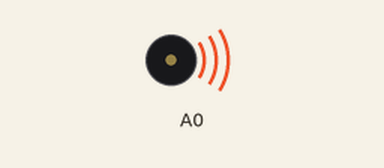
This program was run on a simulated Arduino Mega 2560, built with avr-gcc and run on an emulated ATmega2560. On the bench: buzzer (waves = sounding). What the program prints to the serial monitor is not drawn.

Above: at 0.12 s.
Timing chart, 0 to 4.6 s (numbered marks = the images above):
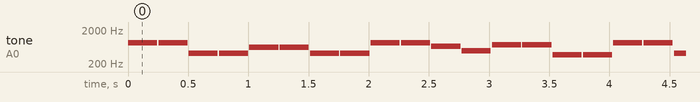

Measured:
- by itself, tone on A0: plays 831 Hz for 0.24 s, 831 Hz for 0.24 s, 415 Hz for 0.24 s, 415 Hz for 0.24 s, 622 Hz for 0.24 s, 622 Hz for 0.24 s … (519 notes in this stretch)

The program:

main.cpp
```cpp
#include <Arduino.h>

#define NOTE_B0 31
#define NOTE_C1 33
#define NOTE_CS1 35
#define NOTE_D1 37
#define NOTE_DS1 39
#define NOTE_E1 41
#define NOTE_F1 44
#define NOTE_FS1 46
#define NOTE_G1 49
#define NOTE_GS1 52
#define NOTE_A1 55
#define NOTE_AS1 58
#define NOTE_B1 62
#define NOTE_C2 65
#define NOTE_CS2 69
#define NOTE_D2 73
#define NOTE_DS2 78
#define NOTE_E2 82
#define NOTE_F2 87
#define NOTE_FS2 93
#define NOTE_G2 98
#define NOTE_GS2 104
#define NOTE_A2 110
#define NOTE_AS2 117
#define NOTE_B2 123
#define NOTE_C3 131
#define NOTE_CS3 139
#define NOTE_D3 147
#define NOTE_DS3 156
#define NOTE_E3 165
#define NOTE_F3 175
#define NOTE_FS3 185
#define NOTE_G3 196
#define NOTE_GS3 208
#define NOTE_A3 220
#define NOTE_AS3 233
#define NOTE_B3 247
#define NOTE_C4 262
#define NOTE_CS4 277
#define NOTE_D4 294
#define NOTE_DS4 311
#define NOTE_E4 330
#define NOTE_F4 349
#define NOTE_FS4 370
#define NOTE_G4 392
#define NOTE_GS4 415
#define NOTE_A4 440
#define NOTE_AS4 466
#define NOTE_B4 494
#define NOTE_C5 523
#define NOTE_CS5 554
#define NOTE_D5 587
#define NOTE_DS5 622
#define NOTE_E5 659
#define NOTE_F5 698
#define NOTE_FS5 740
#define NOTE_G5 784
#define NOTE_GS5 831
#define NOTE_A5 880
#define NOTE_AS5 932
#define NOTE_B5 988
#define NOTE_C6 1047
#define NOTE_CS6 1109
#define NOTE_D6 1175
#define NOTE_DS6 1245
#define NOTE_E6 1319
#define NOTE_F6 1397
#define NOTE_FS6 1480
#define NOTE_G6 1568
#define NOTE_GS6 1661
#define NOTE_A6 1760
#define NOTE_AS6 1865
#define NOTE_B6 1976
#define NOTE_C7 2093
#define NOTE_CS7 2217
#define NOTE_D7 2349
#define NOTE_DS7 2489
#define NOTE_E7 2637
#define NOTE_F7 2794
#define NOTE_FS7 2960
#define NOTE_G7 3136
#define NOTE_GS7 3322
#define NOTE_A7 3520
#define NOTE_AS7 3729
#define NOTE_B7 3951
#define NOTE_C8 4186
#define NOTE_CS8 4435
#define NOTE_D8 4699
#define NOTE_DS8 4978

int bpm = 119;

struct Note
{
  int frequency;
  float time;
  float duration;
};
//FADED - Note notes[] = {{NOTE_FS5, 0, 0.5}, {NOTE_FS5, 0.5, 0.5}, {NOTE_DS5, 1, 0.5}, {NOTE_FS5, 1.5, 0.5}, {NOTE_DS5, 2, 0.5}, {NOTE_FS5, 2.5, 0.5}, {NOTE_GS5, 3, 0.5}, {NOTE_AS5, 3.5, 1}, {NOTE_FS5, 4.5, 0.5}, {NOTE_FS5, 5, 0.5}, {NOTE_CS5, 5.5, 0.75}, {NOTE_AS5, 6.25, 3.25}, {NOTE_FS5, 10, 0.5}, {NOTE_FS5, 10.5, 0.5}, {NOTE_FS5, 11, 0.5}, {NOTE_E5, 11.5, 1.5}, {NOTE_E5, 13, 0.5}, {NOTE_E5, 13.5, 0.5}, {NOTE_DS5, 14, 0.5}, {NOTE_FS5, 14.5, 1}, {NOTE_FS5, 16, 0.5}, {NOTE_FS5, 16.5, 0.5}, {NOTE_DS5, 17, 0.5}, {NOTE_FS5, 17.5, 0.5}, {NOTE_DS5, 18, 0.5}, {NOTE_FS5, 18.5, 0.5}, {NOTE_GS5, 19, 0.5}, {NOTE_AS5, 19.5, 1}, {NOTE_FS5, 20.5, 0.5}, {NOTE_FS5, 21, 0.5}, {NOTE_CS5, 21.5, 0.75}, {NOTE_AS5, 22.25, 2.25}, {NOTE_FS5, 26, 0.5}, {NOTE_FS5, 26.5, 0.5}, {NOTE_GS5, 27, 2}, {NOTE_AS5, 30, 0.5}, {NOTE_AS5, 30.5, 0.5}, {NOTE_AS5, 31, 0.5}};

Note notes[] = {{NOTE_GS5, 0, 0.5}, {NOTE_GS5, 0.5, 0.5}, {NOTE_GS4, 1, 0.5}, {NOTE_GS4, 1.5, 0.5}, {NOTE_DS5, 2, 0.5}, {NOTE_DS5, 2.5, 0.5}, {NOTE_GS4, 3, 0.5}, {NOTE_GS4, 3.5, 0.5}, {NOTE_GS5, 4, 0.5}, {NOTE_GS5, 4.5, 0.5}, {NOTE_E5, 5, 0.5}, {NOTE_B4, 5.5, 0.5}, {NOTE_FS5, 6, 0.5}, {NOTE_FS5, 6.5, 0.5}, {NOTE_FS4, 7, 0.5}, {NOTE_FS4, 7.5, 0.5}, {NOTE_GS5, 8, 0.5}, {NOTE_GS5, 8.5, 0.5}, {NOTE_GS4, 9, 0.5}, {NOTE_GS4, 9.5, 0.5}, {NOTE_DS5, 10, 0.5}, {NOTE_DS5, 10.5, 0.5}, {NOTE_GS4, 11, 0.5}, {NOTE_GS4, 11.5, 0.5}, {NOTE_GS5, 12, 0.5}, {NOTE_GS5, 12.5, 0.5}, {NOTE_E5, 13, 0.5}, {NOTE_B4, 13.5, 0.5}, {NOTE_FS5, 14, 0.5}, {NOTE_FS5, 14.5, 0.5}, {NOTE_FS4, 15, 0.5}, {NOTE_FS4, 15.5, 0.5}, {NOTE_B5, 16, 0.5}, {NOTE_B5, 16.5, 0.5}, {NOTE_B5, 17, 0.5}, {NOTE_B5, 17.5, 0.5}, {NOTE_B5, 18, 0.5}, {NOTE_B5, 18.5, 0.5}, {NOTE_B5, 19, 0.5}, {NOTE_B5, 19.5, 0.5}, {NOTE_B5, 20, 0.5}, {NOTE_B5, 20.5, 0.5}, {NOTE_B5, 21, 0.5}, {NOTE_B5, 21.5, 0.5}, {NOTE_CS5, 22, 0.5}, {NOTE_B5, 22.5, 0.25}, {NOTE_CS5, 23, 0.5}, {NOTE_B5, 23.5, 0.25}, {NOTE_DS6, 24, 0.5}, {NOTE_DS6, 24.5, 0.5}, {NOTE_DS6, 25, 0.5}, {NOTE_DS6, 25.5, 0.5}, {NOTE_DS6, 26, 0.5}, {NOTE_DS6, 26.5, 0.5}, {NOTE_DS6, 27, 0.5}, {NOTE_DS6, 27.5, 0.5}, {NOTE_DS6, 28, 0.5}, {NOTE_DS6, 28.5, 0.5}, {NOTE_DS6, 29, 0.5}, {NOTE_DS6, 29.5, 0.5}, {NOTE_E6, 30, 0.5}, {NOTE_DS6, 30.5, 0.25}, {NOTE_E6, 31, 0.5}, {NOTE_DS6, 31.5, 0.25}, {NOTE_B5, 32, 0.5}, {NOTE_B5, 32.5, 0.5}, {NOTE_B5, 33, 0.5}, {NOTE_B5, 33.5, 0.5}, {NOTE_B5, 34, 0.5}, {NOTE_B5, 34.5, 0.5}, {NOTE_B5, 35, 0.5}, {NOTE_B5, 35.5, 0.5}, {NOTE_B5, 36, 0.5}, {NOTE_B5, 36.5, 0.5}, {NOTE_B5, 37, 0.5}, {NOTE_B5, 37.5, 0.5}, {NOTE_CS5, 38, 0.5}, {NOTE_B5, 38.5, 0.25}, {NOTE_CS5, 39, 0.5}, {NOTE_B5, 39.5, 0.25}, {NOTE_DS6, 40, 0.5}, {NOTE_DS6, 40.5, 0.5}, {NOTE_DS6, 41, 0.5}, {NOTE_DS6, 41.5, 0.5}, {NOTE_DS6, 42, 0.5}, {NOTE_DS6, 42.5, 0.5}, {NOTE_DS6, 43, 0.5}, {NOTE_DS6, 43.5, 0.5}, {NOTE_DS6, 44, 0.5}, {NOTE_DS6, 44.5, 0.5}, {NOTE_DS6, 45, 0.5}, {NOTE_DS6, 45.5, 0.5}, {NOTE_E6, 46, 0.5}, {NOTE_DS6, 46.5, 0.25}, {NOTE_E6, 47, 0.5}, {NOTE_DS6, 47.5, 0.25}};


void setup()
{
  Serial.begin(9600);

}

void loop()
{
  int millisBeginning = millis();

  for (unsigned int i = 0; i < sizeof(notes) / sizeof(notes[0]); i++)
  {
    int beat_length = 60.0 / bpm * 1000;

    int delayMillis = beat_length * notes[i].time - (millis() - millisBeginning);
    Serial.println(delayMillis);
    if (delayMillis > 0)
      delay(delayMillis);

    int noteDuration = beat_length * notes[i].duration - 10;
    Serial.println(noteDuration);

    tone(A0, notes[i].frequency, noteDuration);
    delay(noteDuration);
    noTone(A0);
  }
}
```
